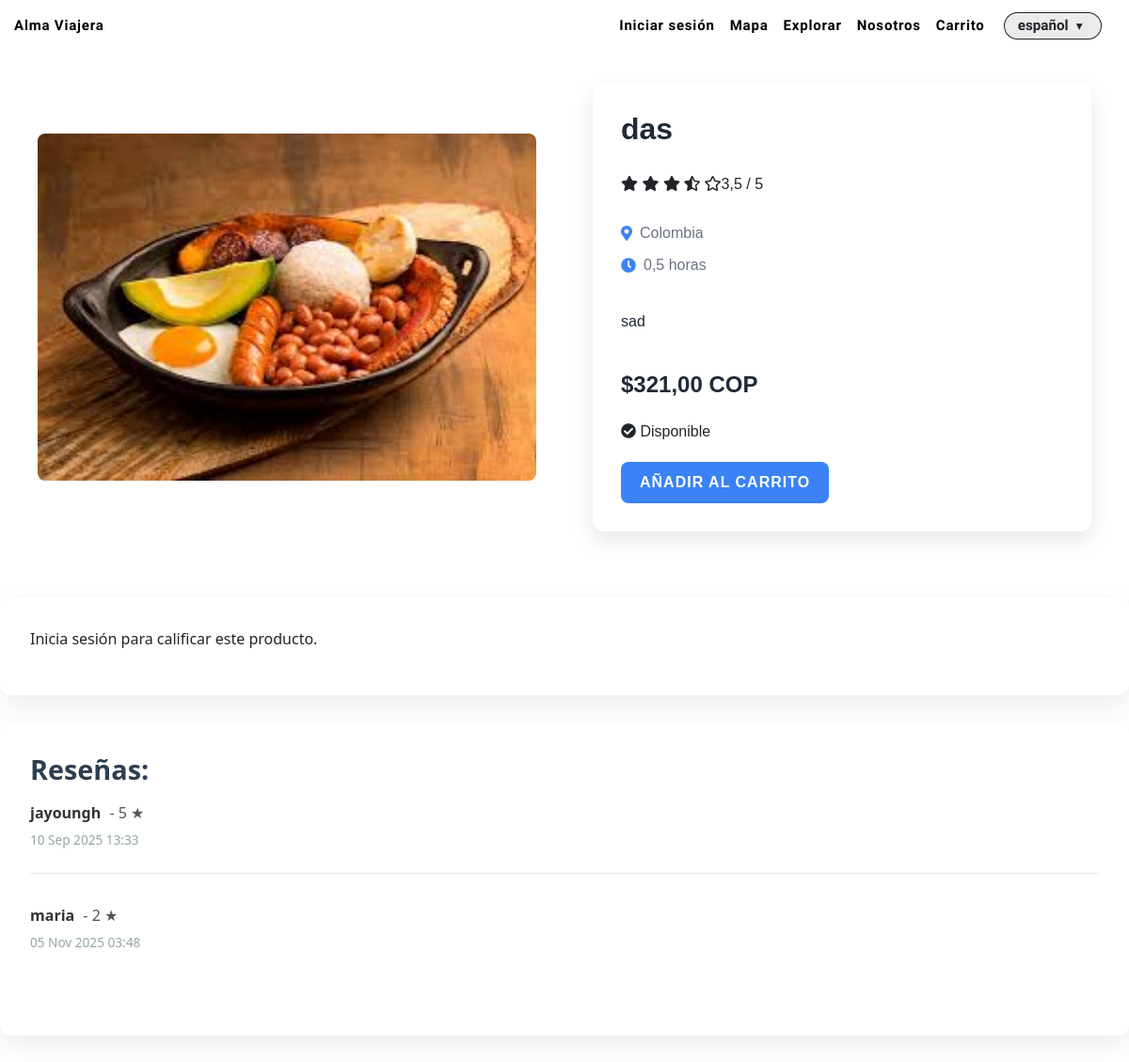
The page /item/5/ on the database its author committed.
### apps/catalog/models.py (models this page shows, shortened)
class Item(models.Model):
    id = models.AutoField(primary_key=True)
    nombre = models.CharField(max_length=255)
    descripcion = models.TextField()
    precio = models.DecimalField(max_digits=10, decimal_places=2)
    categoria = models.ForeignKey(Categoria, on_delete=models.CASCADE, related_name="items")
    ubicacion = models.CharField(max_length=255, blank=True, null=True)
    imagen = models.ImageField(upload_to="items/", blank=True, null=True)
    tiempo = models.DecimalField(max_digits=4, decimal_places=1, null=True)
    disponibilidad = models.BooleanField(default=True)  # tours/actividades
    stock = models.PositiveIntegerField(blank=True, null=True)  # souvenirs
    vendedor = models.ForeignKey(
        settings.AUTH_USER_MODEL,          # modelo de usuario
        on_delete=models.CASCADE,
        related_name="items_publicados",
    )
    def promedio_calificacion(self):
        calificaciones = self.calificaciones.all()
        if calificaciones.exists():
            return round(sum(c.puntuacion for c in calificaciones) / calificaciones.count(), 2)
        return 0
    def estrellas(self):
        promedio = self.promedio_calificacion() or 0
        llenas = int(promedio)
        media = 1 if (promedio - llenas) >= 0.5 else 0
        vacias = 5 - llenas - media
        return {"llenas": llenas, "media": media, "vacias": vacias}

class Calificacion(models.Model):
    item = models.ForeignKey('Item', on_delete=models.CASCADE, related_name="calificaciones")
    usuario = models.ForeignKey(settings.AUTH_USER_MODEL, on_delete=models.CASCADE)
    puntuacion = models.PositiveSmallIntegerField()  # Valor entre 1 y 5
    comentario = models.TextField(blank=True, null=True)
    fecha = models.DateTimeField(auto_now_add=True)
    class Meta:
        unique_together = ('item', 'usuario')

### apps/user/models.py (models this page shows)
class Usuario(AbstractUser):
    telefono = models.CharField(max_length=20, blank=True, null=True)
    ubicacion = models.CharField(max_length=255, blank=True, null=True)
    es_proveedor = models.BooleanField(default=False)

### apps/catalog/views.py (the view, shortened to what this page needs)
# urls.py: path('item/<int:pk>/', ItemDetailView.as_view(), name='item_detail'),
class ItemDetailView(DetailView):
    model = Item
    template_name = 'catalog/item_detail.html'
    context_object_name = 'item'
    def get_context_data(self, **kwargs):
        context = super().get_context_data(**kwargs)
        item = self.get_object()
        context['calificacion_form'] = CalificacionForm()
        context['promedio_calificacion'] = item.promedio_calificacion()
        context['calificaciones'] = item.calificaciones.all()
        context['rango_estrellas'] = range(1, 6)
        context['estrellas'] = item.estrellas()
        return context

### apps/catalog/forms.py
class CalificacionForm(forms.ModelForm):
    class Meta:
        model = Calificacion
        fields = ['puntuacion', 'comentario']
        widgets = {
            'puntuacion': forms.RadioSelect(choices=[(i, f"{i} estrellas") for i in range(1, 6)]),
        }

### apps/catalog/templatetags/custom_filters.py (called while the page is built)
@register.filter
def to_range(value):
    return range(value)

### apps/catalog/templates/catalog/item_detail.html (shortened to what this page needs)
{% extends 'base.html' %}
{% load static %}
{% load custom_filters %}
{% load i18n %}
{% block content %}
<link rel="stylesheet" href="{% static 'css/item_detail.css' %}">
<link rel="stylesheet" href="{% static 'css/calificacion.css' %}">
<link href="https://cdnjs.cloudflare.com/ajax/libs/font-awesome/5.15.4/css/all.min.css" rel="stylesheet">
<div class="product-container">
    <div class="product-image">
        <img src="{{ item.imagen.url }}" alt="{{ item.nombre }}">
    </div>
    <div class="product-details-container">
        <div class="product-details">
            <h1 class="product-title">{{ item.nombre }}</h1>
            <div class="product-rating">
                <div class="stars-display">
                    {% for i in estrellas.llenas|to_range %}
                        <i class="fas fa-star"></i>
                    {% endfor %}
                    {% if estrellas.media %}
                        <i class="fas fa-star-half-alt"></i>
                    {% endif %}
                    {% for i in estrellas.vacias|to_range %}
                        <i class="far fa-star"></i>
                    {% endfor %}
                </div>
                <span>{{ promedio_calificacion }} / 5</span>
            </div>
            <div class="product-info">
                <div class="info-item">
                    <i class="fas fa-map-marker-alt"></i>
                    <span>{{ item.ubicacion }}</span>
                </div>
                <div class="info-item">
                    <i class="fas fa-clock"></i>
                    <span>{{ item.tiempo }} {% trans "horas" %}</span>
                </div>
            </div>
            <p class="product-description">
                {{ item.descripcion }}
            </p>
            <div class="product-price">
                <span class="price-value">${{ item.precio }}</span>
                <span class="price-currency">{% trans "COP" %}</span>
            </div>
            <div class="product-availability">
                {% if item.disponibilidad %}
                    <i class="fas fa-check-circle"></i>
                    <span>{% trans "Disponible" %}</span>
                {% else %}
                    <i class="fas fa-times-circle"></i>
                    <span>{% trans "No Disponible" %}</span>
                {% endif %}
            </div>
            <form action="{% url 'cart:agregar_al_carrito' item.id %}" method="post">
                <button type="submit" class="add-to-cart-button">{% trans "Añadir al Carrito" %}</button>
            </form>
        </div>
    </div>
</div>
<div class="product-rating-form">
    {% if user.is_authenticated %}
        <h3>{% trans "Califica este producto" %}</h3>
        <form method="post">
            {% csrf_token %}
            <div class="rating-stars">
                {% for i in "54321" %}
                    <input type="radio" id="star{{ i }}" name="puntuacion" value="{{ i }}">
                    <label for="star{{ i }}">&#9733;</label>
                {% endfor %}
            </div>
            <button type="submit">{% trans "Calificar" %}</button>
        </form>
    {% else %}
        <p>{% trans "Inicia sesión para calificar este producto." %}</p>
    {% endif %}
</div>
<div class="product-reviews">
    <h3>{% trans "Reseñas:" %}</h3>
    {% for calificacion in calificaciones %}
        <div class="review">
            <p><strong>{{ calificacion.usuario }}</strong> - {{ calificacion.puntuacion }} ★</p>
            <p><small>{{ calificacion.fecha|date:"d M Y H:i" }}</small></p>
        </div>
    {% empty %}
        <p>{% trans "No hay calificaciones aún." %}</p>
    {% endfor %}
</div>
{% endblock %}

### static/css/home.css (style rules this page uses)
:root { --primary-color: #ffffff; --secondary-color: #333333; --accent-color: #4CAF50; --font-family: 'Montserrat', sans-serif; }
html, body { margin: 0; padding: 0; width: 100%; height: 100%; overflow-x: hidden; }
body { font-family: var(--font-family); }

### static/css/auth.css (style rules this page uses)
:root { --av-bg: #f8fafc; --av-card-bg: #ffffff; --av-text: #0f172a; --av-muted: #64748b; --av-border: #e5e7eb; --av-ring: #3b82f6; --av-primary: #2563eb; --av-primary-900: #1d4ed8; --av-radius-lg: 16px; --av-radius-md: 12px; --av-shadow-sm: 0 2px 10px rgba(2, 6, 23, 0.05); --av-shadow-lg: 0 12px 30px rgba(2, 6, 23, 0.08); }

### static/css/item_detail.css (style rules this page uses)
:root { --primary-color: #3b82f6; --secondary-color: #2563eb; --background-color: #ffffff; --text-color: #1f2937; --light-text-color: #6b7280; --border-color: #e5e7eb; --star-color: #f59e0b; }
body { font-family: 'Poppins', sans-serif; background-color: var(--background-color); margin: 0; padding: 0; }
.product-container { display: flex; flex-direction: row; gap: 20px; align-items: center; padding: 20px; }
.product-image { flex: 1; display: flex; justify-content: center; background-color: var(--background-color); padding: 20px; }
.product-image img { width: 100%; max-width: 600px; height: auto; border-radius: 8px; object-fit: cover; }
.product-details-container { flex: 1; display: flex; justify-content: center; padding: 20px; }
.product-details { max-width: 900px; width: 100%; background-color: #ffffff; border-radius: 12px; box-shadow: 0 10px 25px rgba(0, 0, 0, 0.1); padding: 30px; display: flex; flex-direction: column; gap: 20px; }
.product-title { font-size: 2rem; font-weight: 700; color: var(--text-color); }
.product-price { font-size: 1.5rem; font-weight: 700; color: var(--text-color); }
.add-to-cart-button { background-color: var(--primary-color); color: #ffffff; padding: 10px 20px; border: none; border-radius: 8px; font-size: 1rem; font-weight: 600; cursor: pointer; transition: background-color 0.3s ease, transform 0.2s ease; text-transform: uppercase; letter-spacing: 1px; }
.product-info { display: flex; flex-direction: column; gap: 10px; margin-bottom: 15px; }
.info-item { display: flex; align-items: center; gap: 8px; color: var(--light-text-color); font-size: 1rem; }
.info-item i { color: var(--primary-color); }
.product-description { color: var(--text-color); font-size: 1rem; line-height: 1.6; }

### static/css/calificacion.css (style rules this page uses)
.product-rating-form, .product-reviews { margin: 30px 0; padding: 2rem; border-radius: 12px; background-color: #ffffff; box-shadow: 0 10px 30px rgba(0, 0, 0, 0.08); font-family: 'Segoe UI', Roboto, Helvetica, Arial, sans-serif; }
.product-reviews h3, .product-rating-form h3 { font-size: 1.8rem; font-weight: 600; margin-bottom: 1rem; color: #2c3e50; text-align: left; }
.product-reviews .review { margin-bottom: 2rem; padding-bottom: 1.5rem; border-bottom: 1px solid #e9ecef; }
.product-reviews .review:last-child { border-bottom: none; }
.product-reviews .review p { margin: 0; color: #555; line-height: 1.6; }
.product-reviews .review p strong { color: #333; font-weight: 700; margin-right: 5px; }
.product-reviews .review small { display: block; color: #95a5a6; font-size: 0.85rem; margin-top: 5px; }
.product-rating { display: flex; align-items: center; margin-bottom: 0.5rem; }

### rows shown on the page
Item: imagen (picture), nombre "das", ubicacion "Colombia", tiempo "0,5", descripcion "sad", precio "321,00"
Calificacion: usuario "jayoungh", puntuacion "5", fecha "10 Sep 2025 13:33"
Calificacion: usuario "maria", puntuacion "2", fecha "05 Nov 2025 03:48"

### other values the page prints
{{ promedio_calificacion }} "3,5"
form field language "español"
